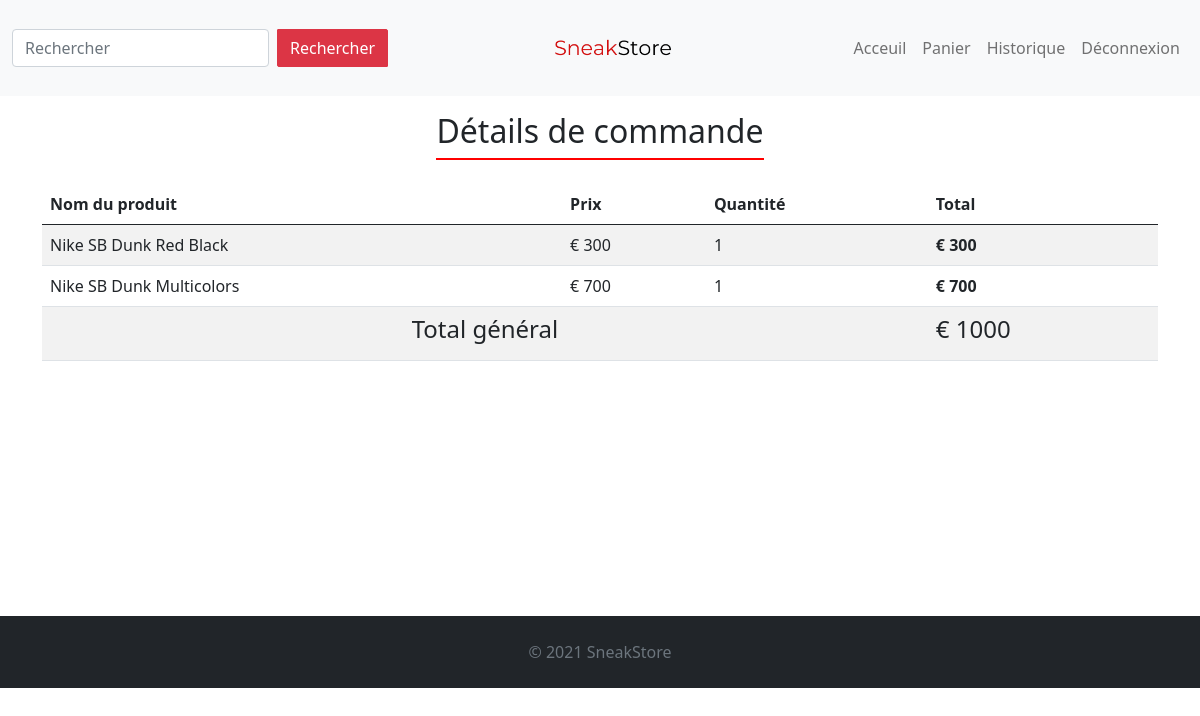
The app's page /order_details.php?idOrder=2 (signed in) with its own data.
### tables this page shows
CREATE TABLE `products` (
  `idProduct` int(11) NOT NULL,
  `name` text NOT NULL,
  `brand` varchar(255) NOT NULL,
  `category` varchar(255) NOT NULL,
  `description` text NOT NULL,
  `photo` varchar(230) NOT NULL,
  `price` int(11) NOT NULL,
  `stock` int(11) NOT NULL
);

CREATE TABLE `orderlines` (
  `idOrderLine` int(11) NOT NULL,
  `idOrder` int(11) NOT NULL,
  `idProduct` int(11) NOT NULL,
  `quantity` int(11) NOT NULL,
  `amount` int(11) NOT NULL
);

### order_details.php (the view, shortened to what this page needs)
<?php
include('db_conn.php');
$show = $info = "";
  if (isset($_REQUEST['idOrder'])) {
    $idOrder = $_REQUEST['idOrder'];
  $sql = "SELECT * FROM `orderlines` WHERE `idOrder` = '$idOrder'";
  $stmt = $pdo->query($sql);
  $row = $stmt->fetch();
  $show ="";
  $total = 0;
      if (!empty($row)) {
        do {
          $idProduct = $row['idProduct'];
          $sql1 = "SELECT * FROM `products` WHERE `idProduct` = :id";
          $stmt1 = $pdo->prepare($sql1);
          $stmt1->execute(
            array(":id" => $idProduct)
        );
          $row1 = $stmt1->fetch();
          $total += $row['quantity'] * $row1['price'];
            $show .= '
            <tr>
                <td>'.$row1['name'].'</td>
                <td>€ '.$row1['price'].'</td>
                <td>'.$row['quantity'].'</td>
                <th>€ '.$row1['price'] * $row['quantity'].'</th>
            </tr>';
        } while ($row = $stmt->fetch());
        $show .= '
        <tr>
            <th colspan="3" class="text-center"><h4>Total général</h4></th>
            <th><h4>€ '.$total.'</h4></th>
        </tr>';
      }
  }
?>
<!doctype html>
<html lang="en">
  <head>
    <link href="https://cdn.jsdelivr.net/npm/bootstrap@5.0.2/dist/css/bootstrap.min.css" rel="stylesheet">
    <link rel="stylesheet" href="assets/css/style.css">
  </head>
  <body>
  <header>
      <nav class="navbar navbar-expand-lg navbar-light bg-light">
        <div class="container-fluid">
          <a class="navbar-brand d-flex align-items-center mx-auto order-2" href="index.php">
          <img src="images/logo.png" alt="" height="70" class="d-inline-block me-2 align-text-top">
        </a>
          <div class="collapse navbar-collapse ms-auto order-3 flex-grow-0" id="navbarText">
            <?php include('navbar.php'); ?>
        </div>
        <form class="d-flex me-auto order-1" action="search.php" method="GET">
      <input class="form-control me-2" type="search" name="q" placeholder="Rechercher" aria-label="Search">
      <button class="btn btn-danger" type="submit">Rechercher</button>
    </form>
        </div>
      </nav>
  </header>
    <div class="wrapper">
        <div class="container">
        <div class="heading my-3">
          <h2>Détails de commande</h2>
          </div>
            <table class="table table-striped table-hover">
                <thead>
                    <tr>
                        <th>Nom du produit</th>
                        <th>Prix</th>
                        <th>Quantité</th>
                        <th>Total</th>
                    </tr>
                </thead>
                <tbody>
                    <?php echo $show; ?>
                </tbody>
            </table>
        </div>
    </div>
    <footer class="py-4 mt-4 footer-dark bg-dark">
      <p class="text-center text-muted mb-0">© 2021 SneakStore </p>
    </footer>
  </body>
  </html>

### assets/css/style.css (style rules this page uses)
a { text-decoration: none; color: inherit; }
body { min-height: 100vh; }
.heading { text-align: center; }
.heading h2 { display: inline-block; padding-bottom: 8px; border-bottom: 2px red solid; }
.btn { color: white; border-radius: 1px 2px; }
.wrapper { min-height: 60vh; }
.navbar-brand { font-size: 26px; font-weight: 700; font-family: Georgia, 'Times New Roman', Times, serif; }

### records on screen
products: name "Nike SB Dunk Red Black", price "300", $row1['price']*$row['quantity'] "300"
orderlines: quantity "1"
orderlines: idProduct.name "Nike SB Dunk Multicolors", idProduct.price "700", quantity "1", $row1['price']*$row['quantity'] "700"

### other values on screen
$total "1000"
